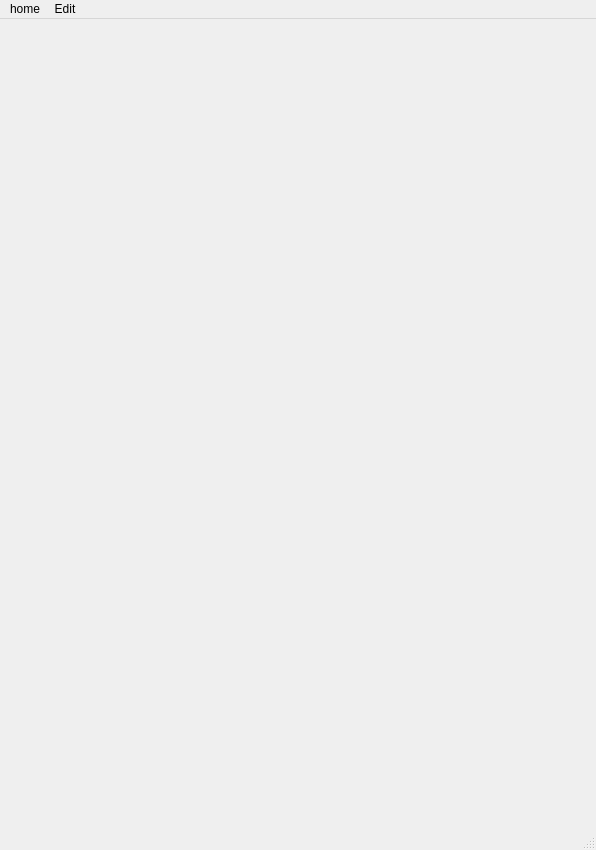
<?xml version="1.0" encoding="UTF-8"?>
<ui version="4.0">
 <class>logpage</class>
 <widget class="QMainWindow" name="logpage">
  <property name="geometry">
   <rect>
    <x>0</x>
    <y>0</y>
    <width>596</width>
    <height>850</height>
   </rect>
  </property>
  <property name="windowTitle">
   <string>MainWindow</string>
  </property>
  <widget class="QWidget" name="centralwidget"/>
  <widget class="QMenuBar" name="menubar">
   <property name="geometry">
    <rect>
     <x>0</x>
     <y>0</y>
     <width>596</width>
     <height>27</height>
    </rect>
   </property>
   <widget class="QMenu" name="menuhome">
    <property name="title">
     <string>home</string>
    </property>
    <addaction name="actionLogin"/>
    <addaction name="actionFailed"/>
    <addaction name="actionSuccessfull"/>
   </widget>
   <widget class="QMenu" name="menuEdit">
    <property name="title">
     <string>Edit</string>
    </property>
    <addaction name="actionVerify"/>
    <addaction name="actionRecheck"/>
   </widget>
   <addaction name="menuhome"/>
   <addaction name="menuEdit"/>
  </widget>
  <widget class="QStatusBar" name="statusbar"/>
  <action name="actionLogin">
   <property name="text">
    <string>Login</string>
   </property>
  </action>
  <action name="actionFailed">
   <property name="text">
    <string>Failed</string>
   </property>
  </action>
  <action name="actionSuccessfull">
   <property name="text">
    <string>Successfull</string>
   </property>
  </action>
  <action name="actionVerify">
   <property name="text">
    <string>Verify</string>
   </property>
  </action>
  <action name="actionRecheck">
   <property name="text">
    <string>Recheck</string>
   </property>
  </action>
 </widget>
 <resources/>
 <connections/>
</ui>
